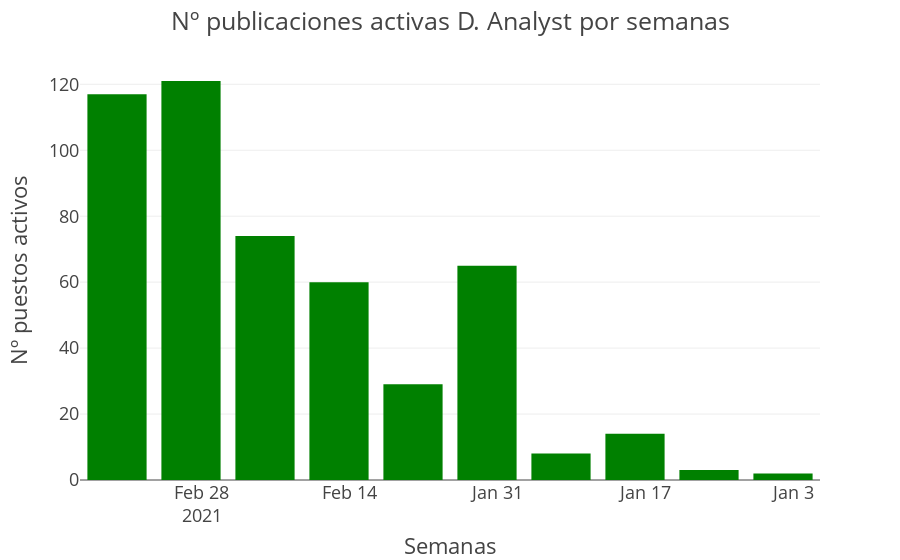

Write notebook code for a chart like this one.
### Markdown cell above
## Gráfico 2: Duración de publicaciones activas

### Code cell
diasact_da = df[df['Tipo puesto']=='Data Analyst']

diasact_da = diasact_da['Días activos'].copy()

lista_dias = ['segundo', 'segundos', 'minuto', 'minutos', 'hora', 'horas', 'día', 'días']

for i in lista_dias:
    diasact_da[diasact_da.str.contains(i)] = '03-08-21'
    
diasact_da[diasact_da.str.contains(' 1 semana')] = '03-01-21'
diasact_da[diasact_da.str.contains(' 2 semanas')] = '02-22-21'
diasact_da[diasact_da.str.contains(' 3 semanas')] = '02-15-21'
diasact_da[diasact_da.str.contains(' 4 semanas')] = '02-08-21'
diasact_da[diasact_da.str.contains(' 1 mes')] = '02-01-21'
diasact_da[diasact_da.str.contains(' 2 meses')] = '01-25-21'
diasact_da[diasact_da.str.contains(' 3 meses')] = '01-18-21'
diasact_da[diasact_da.str.contains(' 4 meses')] = '01-11-21'
diasact_da[diasact_da.str.contains(' 5 meses')] = '01-04-21'

diasact_da = diasact_da.value_counts()

diasact_da.drop('no_data', inplace=True)

df_diasact_da = pd.DataFrame(diasact_da)

df_diasact_da.reset_index(inplace=True)

df_diasact_da.rename(columns={'index': 'Fechas'}, inplace = True)

df_diasact_da['Fechas'] = pd.to_datetime(df_diasact_da['Fechas'])

df_diasact_da.sort_values('Fechas', ascending=True, inplace=True)

fig = px.bar(df_diasact_da, x='Fechas', y='Días activos',
             template = "presentation",
            labels={'Fechas':'Semanas',
                    'Días activos':'Nº puestos activos'})

fig.update_traces(marker=dict(color='green'))
fig.update_layout(title_text='Nº publicaciones activas D. Analyst por semanas')
fig['layout']['xaxis']['autorange'] = "reversed"
fig.show()

### Figure 1 — Plotly figure (JSON) as saved in the notebook; plotly's stock layout.template omitted (floating-point values rounded to 4 significant figures)
{"data": [{"alignmentgroup": "True", "hovertemplate": "Semanas=%{x}<br>Nº puestos activos=%{y}<extra></extra>", "legendgroup": "", "marker": {"color": "green"}, "name": "", "offsetgroup": "", "orientation": "v", "showlegend": false, "textposition": "auto", "type": "bar", "x": ["2021-01-04T00:00:00", "2021-01-11T00:00:00", "2021-01-18T00:00:00", "2021-01-25T00:00:00", "2021-02-01T00:00:00", "2021-02-08T00:00:00", "2021-02-15T00:00:00", "2021-02-22T00:00:00", "2021-03-01T00:00:00", "2021-03-08T00:00:00"], "xaxis": "x", "y": [2, 3, 14, 8, 65, 29, 60, 74, 121, 117], "yaxis": "y"}], "layout": {"barmode": "relative", "legend": {"tracegroupgap": 0}, "margin": {"t": 60}, "title": {"text": "Nº publicaciones activas D. Analyst por semanas"}, "xaxis": {"anchor": "y", "autorange": "reversed", "domain": [0, 1], "title": {"text": "Semanas"}}, "yaxis": {"anchor": "x", "domain": [0, 1], "title": {"text": "Nº puestos activos"}}}}
